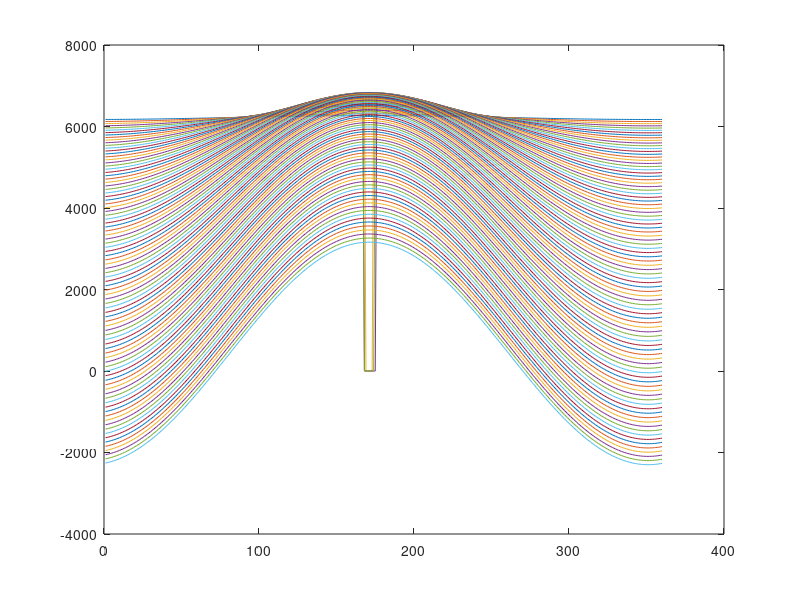

The MATLAB source for this figure:
x1=deg2rad([106.95 116.64 131 154 186.33 215.85 235.07 247.026 255.87]); %theta s (azimuth)
x4=[28.59 41.33 52.77 61.22 63.62 58.54 48.67 36.61 23.58]; %beta (elevation)
x2=deg2rad(180); %theta c
x3=deg2rad([1:1:90]); %summation angle
d=x4;
x4=deg2rad(x4);
I=zeros(90,360);
final=zeros(1,12);
m=zeros(1,20);
x=zeros(1,20);
n=272; %day number 29/11-272
k=1;
A=1160+75*sin((360/365)*(n-275));
K=0.174+.035*sin((360/365)*(n-100));
C=.095+.04*sin((360/365)*(n-100));
s=zeros(359,89);
sum=0;
flag=1;
%m=1/cos(degtorad(90-d(i))); %air mass ratio
p=.03; %reflectance

for i=1:360
    for j=1:90
        sum=0;
        for k=1:8
            m=1/cos(deg2rad(90-d(k)));
            x2=deg2rad(i);
    I=A*exp(-1*K*m)*(cos(x4(k))*cos(x1(k)-x2)*sin(x3(j))+sin(x4(k))*cos(x3(j))+C/2*(1+cos(x3(j)))+p/2*(sin(x4(k))+C)*(1+cos(x3(j))));
            sum=sum+I;
        end
        s(i,j)=sum;
        
    end
end
    
for i=1:20
[maxValue, linearIndexesOfMaxes] = max(s(:))
[rowsOfMaxes, colsOfMaxes] = find(s == maxValue);
final(i)=rowsOfMaxes;
x(i)=colsOfMaxes;
s(rowsOfMaxes, colsOfMaxes)=0;
end
plot(s)